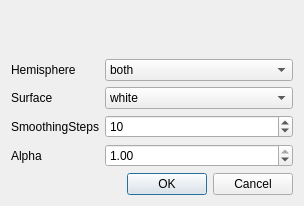
<?xml version="1.0" encoding="UTF-8"?>
<ui version="4.0">
 <class>PlotStcDialog</class>
 <widget class="QDialog" name="PlotStcDialog">
  <property name="geometry">
   <rect>
    <x>0</x>
    <y>0</y>
    <width>304</width>
    <height>206</height>
   </rect>
  </property>
  <property name="windowTitle">
   <string>Plot source estimate</string>
  </property>
  <layout class="QGridLayout" name="gridLayout">
   <item row="1" column="0">
    <layout class="QFormLayout" name="formLayout">
     <item row="0" column="0">
      <widget class="QLabel" name="labelHemi">
       <property name="text">
        <string>Hemisphere</string>
       </property>
      </widget>
     </item>
     <item row="0" column="1">
      <widget class="QComboBox" name="comboBoxHemi">
       <item>
        <property name="text">
         <string>both</string>
        </property>
       </item>
       <item>
        <property name="text">
         <string>lh</string>
        </property>
       </item>
       <item>
        <property name="text">
         <string>rh</string>
        </property>
       </item>
      </widget>
     </item>
     <item row="1" column="0">
      <widget class="QLabel" name="labelSurface">
       <property name="text">
        <string>Surface</string>
       </property>
      </widget>
     </item>
     <item row="1" column="1">
      <widget class="QComboBox" name="comboBoxSurface">
       <item>
        <property name="text">
         <string>white</string>
        </property>
       </item>
       <item>
        <property name="text">
         <string>inflated</string>
        </property>
       </item>
       <item>
        <property name="text">
         <string>orig</string>
        </property>
       </item>
      </widget>
     </item>
     <item row="2" column="0">
      <widget class="QLabel" name="labelSmooth">
       <property name="text">
        <string>SmoothingSteps</string>
       </property>
      </widget>
     </item>
     <item row="2" column="1">
      <widget class="QSpinBox" name="spinBoxSmooth">
       <property name="value">
        <number>10</number>
       </property>
      </widget>
     </item>
     <item row="3" column="0">
      <widget class="QLabel" name="labelAlpha">
       <property name="text">
        <string>Alpha</string>
       </property>
      </widget>
     </item>
     <item row="3" column="1">
      <widget class="QDoubleSpinBox" name="doubleSpinBoxAlpha">
       <property name="maximum">
        <double>1.000000000000000</double>
       </property>
       <property name="singleStep">
        <double>0.010000000000000</double>
       </property>
       <property name="value">
        <double>1.000000000000000</double>
       </property>
      </widget>
     </item>
    </layout>
   </item>
   <item row="2" column="0">
    <widget class="QDialogButtonBox" name="buttonBox">
     <property name="orientation">
      <enum>Qt::Horizontal</enum>
     </property>
     <property name="standardButtons">
      <set>QDialogButtonBox::Cancel|QDialogButtonBox::Ok</set>
     </property>
    </widget>
   </item>
   <item row="0" column="0">
    <widget class="QLabel" name="labelStc">
     <property name="text">
      <string/>
     </property>
    </widget>
   </item>
  </layout>
 </widget>
 <resources/>
 <connections>
  <connection>
   <sender>buttonBox</sender>
   <signal>accepted()</signal>
   <receiver>PlotStcDialog</receiver>
   <slot>accept()</slot>
   <hints>
    <hint type="sourcelabel">
     <x>248</x>
     <y>254</y>
    </hint>
    <hint type="destinationlabel">
     <x>157</x>
     <y>274</y>
    </hint>
   </hints>
  </connection>
  <connection>
   <sender>buttonBox</sender>
   <signal>rejected()</signal>
   <receiver>PlotStcDialog</receiver>
   <slot>reject()</slot>
   <hints>
    <hint type="sourcelabel">
     <x>316</x>
     <y>260</y>
    </hint>
    <hint type="destinationlabel">
     <x>286</x>
     <y>274</y>
    </hint>
   </hints>
  </connection>
 </connections>
</ui>
